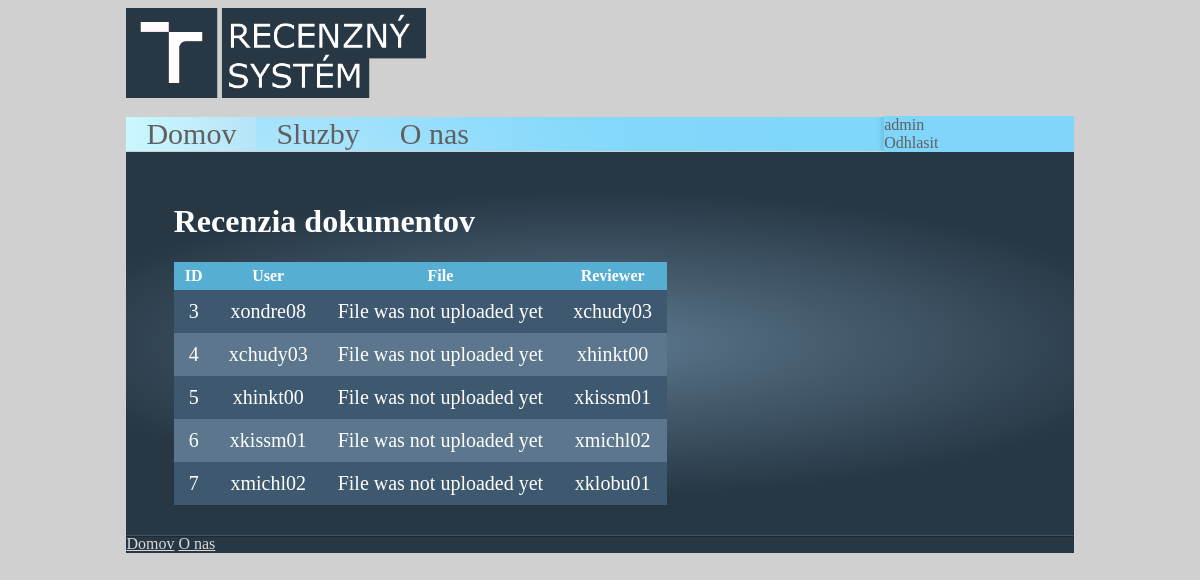
The page / (signed in) on the database its author committed.
### tables this page shows
CREATE TABLE users(
ID_U BIGINT NOT NULL AUTO_INCREMENT,
login_U VARCHAR(255) DEFAULT NULL,
password_U VARCHAR(255) DEFAULT NULL,
email_U VARCHAR(30) NOT NULL,
type_U BIGINT NOT NULL,

FILENAME VARCHAR(255) NOT NULL DEFAULT 'File was not uploaded yet',

PRIMARY KEY(ID_U)
);

### index.php (called while the page is built, shortened)
<?php
include "init.php";
include "menu.php";
menu($_GET["menu"],$db, $_GET["u"]);
?>

### menu.php (the view, shortened to what this page needs)
<?
function menu($num,$db,$u){
?>
	<div id=menu>
	<table id="tabulkaF" cellspacing=0>
	<tr>
		<td id="menu1">
			<ul>
				<?if($_SESSION["TYPE"] == 1){?>
				<li <?if($num==0){?>class="current"<?}?>><a href="?menu=0">Domov</a></li>
				<li <?if($num==2){?>class="current"<?}?>><a href="?menu=2">Sluzby</a></li>
				<?}?>
				<li <?if($num==1){?>class="current"<?}?>><a href="?menu=1">O nas</a></li>
			</ul>
		</td>
	   <td class="box1">
				<div class="box_content">
					<?
					if($_SESSION['username'] == "")
					{
						?>
						<div><a href="?menu=4" class="reserve">Prihlasit</a></div>
						<?
					}
					else
					{
						?>
						<div><a href="?menu=20" class="reserve"><?echo $_SESSION['username'];?></a></div>
						<div><a href="logout.php" class="reserve">Odhlasit</a></div>
						<?
					}
					?>
				</div>
		</td>
	</tr>
	</table>
	</div>
</div>
<div id="telos">
<?
 switch($num){
	case 0:
	if($_SESSION["TYPE"] == 2)
	{
		?>
		<h1>Dokumenty na recenziu</h1>
		<?
		$first_row = true;
		$query="SELECT U.ID_U as 'ID', U.login_U as 'User', U.FILENAME as 'File'
				FROM users U, reviewer R
				WHERE U.ID_U = R.ID_AUTOR AND R.ID_RECENZENT = '".$_SESSION['ID']."'";
		$id = 0;
		$result = mysql_query($query,$db);
		echo '<table ID="tabulkaPP" cellspacing=0>';
		while ($row = mysql_fetch_assoc($result)) {
		if ($first_row) {
			$first_row = false;
			echo '<tr>';
			foreach($row as $key => $field) {
				echo '<th>' . htmlspecialchars($key) . '</th>';
			}
			echo '</tr>';
		}
		$xx = 1;
		echo "<tr align=center>";
		foreach($row as $key => $field) {
			if($xx == 1)
			{$xx = 2; $id = htmlspecialchars($field);}
			echo "<td><a href='?menu=54&u=".$id."' display:inline-block;><div>" . htmlspecialchars($field) . "</div></a></td>";
		}
		echo '</tr>';
		}
		echo '</table>';
	}else if ($_SESSION["TYPE"] == 1)
	{
		?>
		<h1>Recenzia dokumentov</h1>
		<?
		$first_row = true;
		$query="SELECT U1.ID_U as 'ID', U1.login_U as 'User', U1.FILENAME as 'File', U2.login_U as 'Reviewer'
				FROM users as U1, users as U2, reviewer as R
				WHERE U1.ID_U = R.ID_AUTOR AND U2.ID_U = R.ID_RECENZENT";
		$id = 0;
		$result = mysql_query($query,$db);
		echo '<table ID="tabulkaPP" cellspacing=0>';
		while ($row = mysql_fetch_assoc($result)) {
		if ($first_row) {
			$first_row = false;
			echo '<tr>';
			foreach($row as $key => $field) {
				echo '<th>' . htmlspecialchars($key) . '</th>';
			}
			echo '</tr>';
		}
		$xx = 1;
		echo "<tr align=center>";
		foreach($row as $key => $field) {
			if($xx == 1)
			{$xx = 2; $id = htmlspecialchars($field);}
			echo "<td><a href='?menu=55&u=".$id."' display:inline-block;><div>" . htmlspecialchars($field) . "</div></a></td>";
		}
		echo '</tr>';
		}
		echo '</table>';
		}
		else
		{
			header( 'Location: index.php?menu=4' ) ;
		}
	break;
	?>
	<?
 }
}
?>
</div>

### style.css (style rules this page uses)
html { min-width:800px; background-color:#D0D0D0; }
#main_container { width:80%; margin-left:10%; margin-right:10%; overflow:auto; }
#menu1 ul { list-style: none; background: url(images/menu_bg.jpg) no-repeat top center #273744; background-size: cover; margin: auto; font-size: 0; padding-left:0px; }
#menu1 ul li { display: inline-block; height: 100%; text-align: center; overflow:hidden; }
#menu1 ul li a { padding: 20px 20px 20px 20px; text-align: center; font-style: normal; font-family: Calibri; font-size: 30px; color: black; text-decoration: none; color:#606060; }
#menu1 ul li.current { background-size: 100% 100%; border-style: none; background: linear-gradient(90deg , RGB(202,248,255), RGB(182,228,247)); }
#telos { color: white; background:radial-gradient(60% 40%, RGB(92,119,141), #273744); background-size: contain; width: 90%; padding-top:30px; padding-bottom:30px; padding-left: 5%; padding-right: 5%; overflow:hidden; }
#menu1 { width: 80%; height: inherit; overflow: auto; margin:0px 0px 0px 0px; padding: 0px; border:0px 0px 0px 0px; }
.box1 { width:20%; height:100%; overflow:auto; background-color: #80D5FA; padding: 0px; border:0px 0px 0px 0px; }
#menu { overflow:auto; overflow: hidden; }
#tabulkaF tbody tr { background-color: transparent; }
div.box_content { height:inherit; height:100%; }
div.box_content div { width:100%; height:50%; }
div.box_content div a { text-decoration: none; size:10px; text-align: right; color:#606060; }
#menu table { width:100%; }
div.footer_links { background:url(images/footer_border.gif) no-repeat top center #273744; background-size: contain; }
div.footer_links a { color:#DADADA; }
table { padding: auto; }
table tr th { background-color:RGB(87,174,211); border-width: 1px 1px 1px 1px; padding: 5px 10px 5px 10px; }
table tr td { border-width: 1px 1px 1px 1px; height:100%; padding: 10px 15px 10px 15px; }
table tr:nth-child(even) { background-color: RGB(62,89,111); }
table tr:nth-child(odd) { background-color: RGB(92,119,141); }
#tabulkaPP tr td a { width:100%; height:100%; text-decoration: none; }
#tabulkaPP tr td a div { width:100%; height:100%; color:white; font-size:20px; text-decoration: none; }

### rows shown on the page
users: key "ID", key "User", key "File", key "Reviewer", ID_U "3", login_U "xondre08", FILENAME "File was not uploaded yet", users.login_U "xchudy03"
users: ID_U "4", login_U "xchudy03", FILENAME "File was not uploaded yet", users.login_U "xhinkt00"
users: ID_U "5", login_U "xhinkt00", FILENAME "File was not uploaded yet", users.login_U "xkissm01"
users: ID_U "6", login_U "xkissm01", FILENAME "File was not uploaded yet", users.login_U "xmichl02"
users: ID_U "7", login_U "xmichl02", FILENAME "File was not uploaded yet", users.login_U "xklobu01"

### other values the page prints
$_SESSION['username'] "admin"
